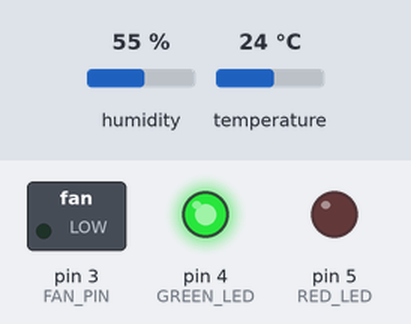
The sketch below on a simulated Arduino Uno, built with avr-gcc and run on an emulated ATmega328P. On the bench: switched loads named in the sketch (green lamp = pin HIGH), output pins drawn as LEDs (lit = HIGH). The inputs (shaded band) are chosen by the test bench; at power-on: temperature 24 °C, humidity 55 %. What the sketch prints to the serial monitor is not drawn.

Above: at 2.8 s.
2.9 s: temperature set to 29 °C
5.6 s: temperature set to 32 °C
At 7.2 s:
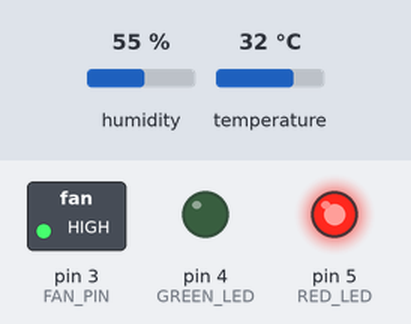
8.3 s: temperature set to 12 °C
At 10.8 s:
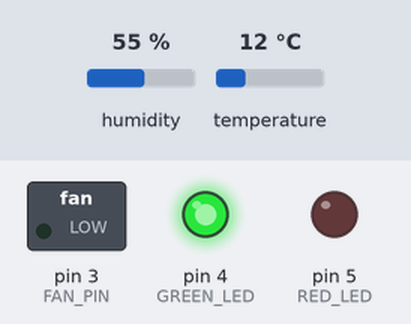
11.6 s: temperature set to 33 °C
At 13.2 s:
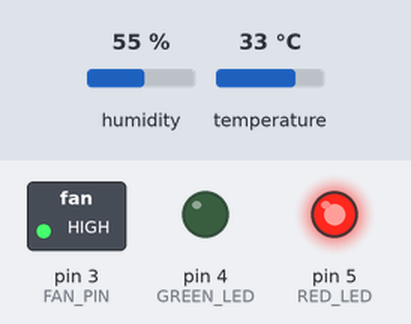
Timing chart, 0 to 14.7 s (numbered marks = the images above; inputs shaded):
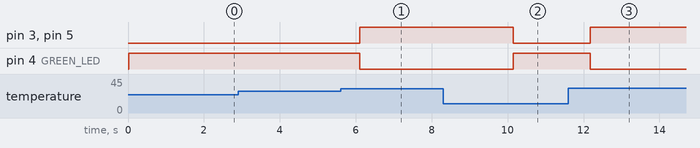

Measured:
- the behaviour switches between 30 and 31 °C on temperature (found by bisection; images 0 and 1)
- after the input at 2.9 s, every drawn part: stays the same
- after the input at 5.6 s, pin 3 (FAN_PIN), pin 5 (RED_LED): LOW → HIGH after 0.50 s; pin 4 (GREEN_LED): HIGH → LOW after 0.50 s
- after the input at 8.3 s, pin 3 (FAN_PIN), pin 5 (RED_LED): HIGH → LOW after 1.9 s; pin 4 (GREEN_LED): LOW → HIGH after 1.9 s
- after the input at 11.6 s, pin 3 (FAN_PIN), pin 5 (RED_LED): LOW → HIGH after 0.57 s; pin 4 (GREEN_LED): HIGH → LOW after 0.57 s

The sketch:

temp_fan_control.ino
```cpp
#include "DHT.h"

#define DHTPIN 2       // Sensor pin
#define DHTTYPE DHT11  // Sensor type
#define FAN_PIN 3      // Fan or second LED
#define GREEN_LED 4
#define RED_LED 5

DHT dht(DHTPIN, DHTTYPE);

void setup() {
  Serial.begin(9600);
  dht.begin();

  pinMode(FAN_PIN, OUTPUT);
  pinMode(GREEN_LED, OUTPUT);
  pinMode(RED_LED, OUTPUT);

  Serial.println("Temperature-Controlled Fan System Started");
}

void loop() {
  float temp = dht.readTemperature();

  if (isnan(temp)) {
    Serial.println("Error reading temperature!");
    return;
  }

  Serial.print("Temperature: ");
  Serial.print(temp);
  Serial.println("°C");

  if (temp > 30) {
    digitalWrite(FAN_PIN, HIGH);   // Fan ON
    digitalWrite(RED_LED, HIGH);   // Overheat LED ON
    digitalWrite(GREEN_LED, LOW);
    Serial.println("Status: HOT — Fan ON");
  } else {
    digitalWrite(FAN_PIN, LOW);    // Fan OFF
    digitalWrite(GREEN_LED, HIGH); // Normal LED ON
    digitalWrite(RED_LED, LOW);
    Serial.println("Status: Normal — Fan OFF");
  }

  delay(2000);
}
```
